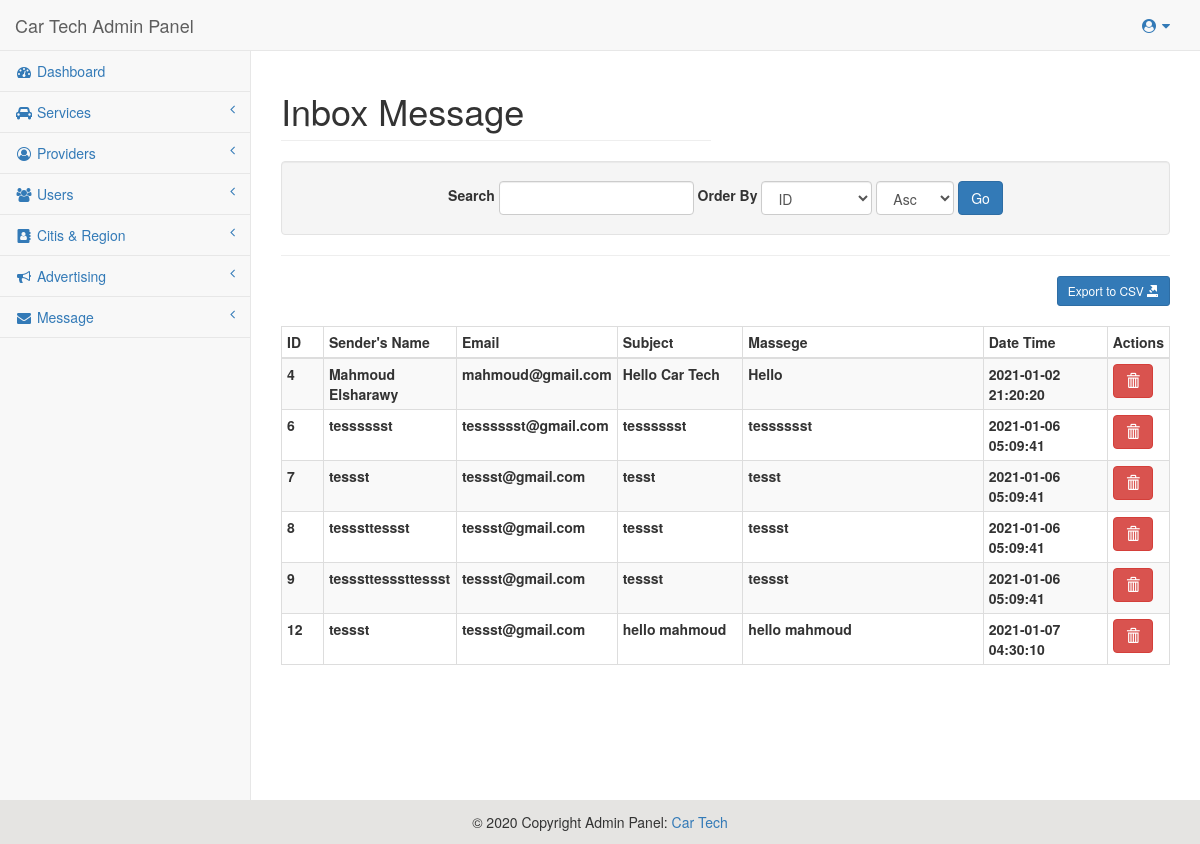
/Admin-Panel/Message_Show.php (signed in), run on the app's committed database.
### tables this page shows
CREATE TABLE `message` (
  `id` int(11) NOT NULL,
  `Name` varchar(45) NOT NULL,
  `Email` varchar(45) NOT NULL,
  `Subject` varchar(45) NOT NULL,
  `Massege` text NOT NULL,
  `date_time` datetime NOT NULL,
  `message_type` enum('new','old') NOT NULL DEFAULT 'new'
);

### Admin-Panel/Show_Data.php (called while the page is built, shortened)
<?php
$search_string = filter_input(INPUT_GET, 'search_string');
$filter_col = filter_input(INPUT_GET, 'filter_col');
$order_by = filter_input(INPUT_GET, 'order_by');
$pagelimit = 10;
$page = filter_input(INPUT_GET, 'page');
if (!$page) {
	$page = 1;
}
if (!$filter_col) {
	$filter_col = 'id';
}
if (!$order_by) {
	$order_by = 'Asc';
}
$sql="SELECT $select_coul FROM $nema_table";
if($select_types != null ) {
	$sql.=" WHERE $types = $select_types";
}
if ($order_by)
{
    $sql.=" ORDER BY $filter_col $order_by";
}
$offset = ($page - 1) * $pagelimit ;
$sql.=" LIMIT $pagelimit OFFSET $offset";
$rows=mysqli_query($conn, $sql);
?>

### Admin-Panel/lib/Message/Message.php (called while the page is built, shortened)
<?php
class Message
{
    public function setOrderingValues()
    {
        $ordering = [
            'id' => 'ID',
            'Name' => 'Name',
            'Email' => 'Email',
            'Subject' => 'Subject',
            'Massege' => 'Massege',
            'date_time' => 'Date Time'
        ];
        return $ordering;
    }
}
?>

### Admin-Panel/Message_Show.php (the view, shortened to what this page needs)
<?php
include_once('counting.php');
require_once BASE_PATH.'/lib/Message/Message.php';
$Data_once = new Message();
$select_coul = '*';
$nema_table = 'message';
$types = 'message_type';
$select_types = "'old'";
include_once('Show_Data.php');
include BASE_PATH.'/includes/header.php';
?>
<div id="page-wrapper">
    <div class="row">
        <div class="col-lg-6">
            <h1 class="page-header">Inbox Message</h1>
        </div>
    </div>
    <div class="well text-center filter-form">
        <form class="form form-inline" action="">
            <label for="input_search">Search</label>
            <input type="text" class="form-control" id="input_search" name="search_string" value="<?php echo htmlspecialchars($search_string, ENT_QUOTES, 'UTF-8'); ?>">
            <label for="input_order">Order By</label>
            <select name="filter_col" class="form-control">
                <?php
                foreach ($Data_once->setOrderingValues() as $opt_value => $opt_name):
                    ($order_by === $opt_value) ? $selected = 'selected' : $selected = '';
                    echo ' <option value="'.$opt_value.'" '.$selected.'>'.$opt_name.'</option>';
                endforeach;
                ?>
            </select>
            <select name="order_by" class="form-control" id="input_order">
                <option value="Asc" <?php
                if ($order_by == 'Asc') {
                    echo 'selected';
                }
                ?> >Asc</option>
            </select>
            <input type="submit" value="Go" class="btn btn-primary">
        </form>
    </div>
    <hr>
    <div id="export-section">
        <a href="export_Message.php"><button class="btn btn-sm btn-primary">Export to CSV <i class="glyphicon glyphicon-export"></i></button></a>
    </div>
    <table class="table table-striped table-bordered table-condensed">
        <thead>
            <tr>
                <th width="5%">ID</th>
                <th width="15%">Sender's Name</th>
                <th width="15%">Email</th>
                <th width="15%">Subject</th>
                <th width="30%">Massege</th>
                <th width="15%">Date Time</th>
                <th width="5%">Actions</th>
            </tr>
        </thead>
        <tbody>
        <?php foreach ($rows as $row): ?>
            <tr>
                <th><?php echo $row['id']; ?></td>
                <th><?php echo htmlspecialchars($row['Name']); ?></th>
                <th><?php echo htmlspecialchars($row['Email']); ?></th>
                <th><?php echo htmlspecialchars($row['Subject']); ?></th>
                <th><?php echo htmlspecialchars($row['Massege']); ?></th>
                <th><?php echo htmlspecialchars($row['date_time']); ?></th>
                <th>
                    <a href="#" class="btn btn-danger delete_btn" data-toggle="modal" data-target="#confirm-delete-<?php echo $row['id']; ?>"><i class="glyphicon glyphicon-trash"></i></a>
            </tr>
            <?php endforeach; ?>
        </tbody>
    </table>
</div>
<?php include BASE_PATH.'/includes/footer.php'; ?>

### Admin-Panel/assets/css/sb-admin-2.css (style rules this page uses)
body { background-color: #f8f8f8; }
#page-wrapper { padding: 0 15px; min-height: 568px; background-color: white; }
@media (min-width: 768px) { #page-wrapper { position: inherit; margin: 0 0 0 250px; padding: 0 30px; border-left: 1px solid #e7e7e7; } }
#export-section { text-align: right; margin-bottom: 20px; }

### data on the page
message: id "4", Name "Mahmoud Elsharawy", Email "mahmoud@gmail.com", Subject "Hello Car Tech", Massege "Hello", date_time "2021-01-02 21:20:20"
message: id "6", Name "tesssssst", Email "tesssssst@gmail.com", Subject "tesssssst", Massege "tesssssst", date_time "2021-01-06 05:09:41"
message: id "7", Name "tessst", Email "tessst@gmail.com", Subject "tesst", Massege "tesst", date_time "2021-01-06 05:09:41"
message: id "8", Name "tesssttessst", Email "tessst@gmail.com", Subject "tessst", Massege "tessst", date_time "2021-01-06 05:09:41"
message: id "9", Name "tesssttesssttessst", Email "tessst@gmail.com", Subject "tessst", Massege "tessst", date_time "2021-01-06 05:09:41"
message: id "12", Name "tessst", Email "tessst@gmail.com", Subject "hello mahmoud", Massege "hello mahmoud", date_time "2021-01-07 04:30:10"

### other printed values
form field filter_col "ID"
